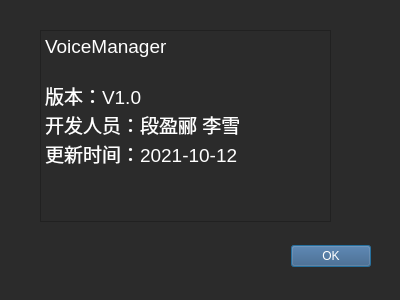
<?xml version="1.0" encoding="UTF-8"?>
<ui version="4.0">
 <class>Dialog</class>
 <widget class="QDialog" name="Dialog">
  <property name="geometry">
   <rect>
    <x>0</x>
    <y>0</y>
    <width>400</width>
    <height>300</height>
   </rect>
  </property>
  <property name="windowTitle">
   <string>Dialog</string>
  </property>
  <property name="styleSheet">
   <string notr="true">background-color:rgb(43, 43, 43)</string>
  </property>
  <widget class="QDialogButtonBox" name="buttonBox">
   <property name="geometry">
    <rect>
     <x>30</x>
     <y>240</y>
     <width>341</width>
     <height>32</height>
    </rect>
   </property>
   <property name="styleSheet">
    <string notr="true">background-color:#365880;
color:white;
font: 63 9pt &quot;Bahnschrift SemiBold&quot;;</string>
   </property>
   <property name="orientation">
    <enum>Qt::Horizontal</enum>
   </property>
   <property name="standardButtons">
    <set>QDialogButtonBox::Ok</set>
   </property>
  </widget>
  <widget class="QTextBrowser" name="textBrowser">
   <property name="geometry">
    <rect>
     <x>40</x>
     <y>30</y>
     <width>291</width>
     <height>192</height>
    </rect>
   </property>
   <property name="styleSheet">
    <string notr="true">color:white;</string>
   </property>
   <property name="html">
    <string>&lt;!DOCTYPE HTML PUBLIC &quot;-//W3C//DTD HTML 4.0//EN&quot; &quot;http://www.w3.org/TR/REC-html40/strict.dtd&quot;&gt;
&lt;html&gt;&lt;head&gt;&lt;meta name=&quot;qrichtext&quot; content=&quot;1&quot; /&gt;&lt;style type=&quot;text/css&quot;&gt;
p, li { white-space: pre-wrap; }
&lt;/style&gt;&lt;/head&gt;&lt;body style=&quot; font-family:'SimSun'; font-size:9pt; font-weight:400; font-style:normal;&quot;&gt;
&lt;p style=&quot; margin-top:0px; margin-bottom:0px; margin-left:0px; margin-right:0px; -qt-block-indent:0; text-indent:0px;&quot;&gt;&lt;span style=&quot; font-size:14pt;&quot;&gt;VoiceManager&lt;/span&gt;&lt;/p&gt;
&lt;p style=&quot;-qt-paragraph-type:empty; margin-top:0px; margin-bottom:0px; margin-left:0px; margin-right:0px; -qt-block-indent:0; text-indent:0px; font-size:14pt;&quot;&gt;&lt;br /&gt;&lt;/p&gt;
&lt;p style=&quot; margin-top:0px; margin-bottom:0px; margin-left:0px; margin-right:0px; -qt-block-indent:0; text-indent:0px;&quot;&gt;&lt;span style=&quot; font-size:14pt;&quot;&gt;版本：V1.0&lt;/span&gt;&lt;/p&gt;
&lt;p style=&quot; margin-top:0px; margin-bottom:0px; margin-left:0px; margin-right:0px; -qt-block-indent:0; text-indent:0px;&quot;&gt;&lt;span style=&quot; font-size:14pt;&quot;&gt;开发人员：段盈郦 李雪&lt;/span&gt;&lt;/p&gt;
&lt;p style=&quot; margin-top:0px; margin-bottom:0px; margin-left:0px; margin-right:0px; -qt-block-indent:0; text-indent:0px;&quot;&gt;&lt;span style=&quot; font-size:14pt;&quot;&gt;更新时间：2021-10-12&lt;/span&gt;&lt;/p&gt;&lt;/body&gt;&lt;/html&gt;</string>
   </property>
  </widget>
 </widget>
 <resources/>
 <connections>
  <connection>
   <sender>buttonBox</sender>
   <signal>accepted()</signal>
   <receiver>Dialog</receiver>
   <slot>accept()</slot>
   <hints>
    <hint type="sourcelabel">
     <x>248</x>
     <y>254</y>
    </hint>
    <hint type="destinationlabel">
     <x>157</x>
     <y>274</y>
    </hint>
   </hints>
  </connection>
  <connection>
   <sender>buttonBox</sender>
   <signal>rejected()</signal>
   <receiver>Dialog</receiver>
   <slot>reject()</slot>
   <hints>
    <hint type="sourcelabel">
     <x>316</x>
     <y>260</y>
    </hint>
    <hint type="destinationlabel">
     <x>286</x>
     <y>274</y>
    </hint>
   </hints>
  </connection>
 </connections>
</ui>
